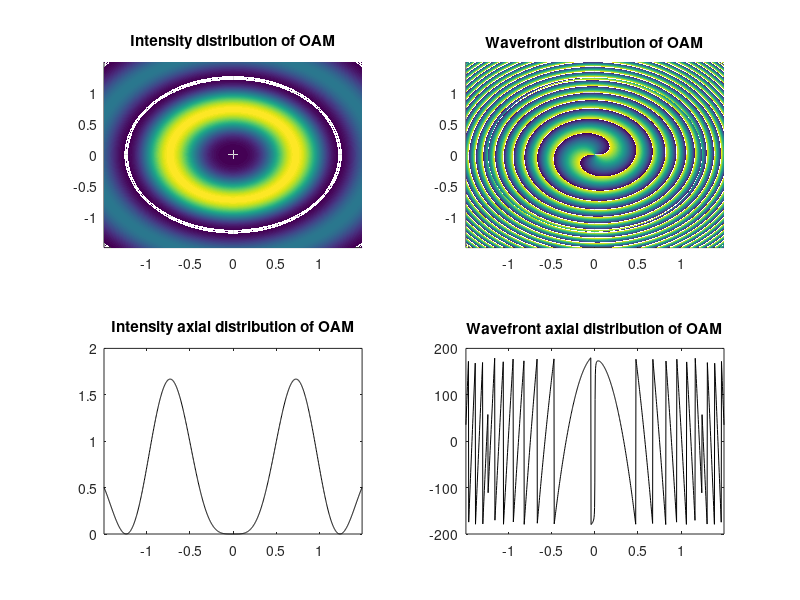

Here is the MATLAB script that generated this plot:
%% DEMO - Vortex wave generation based on multi ring circular array
%
% Description: 
%   1.产生模式数为2的OAM。
%
% History :
%   Yao - 2021.6.14 - v1.0
%       1.Create File

%%
clc;clear;close all;  

%% Parameters
c = 299792458;
f0 = 20e9;
lambda = c / f0 ;
k = 2.0 * pi / lambda; 

mode = 2;
elemNum = 20;
arrRadius = 5*lambda;

Z0 = 500*lambda;
obsRange = 100*lambda;
obsCount = 1024;

%% Coordinate System
X = linspace (-obsRange, obsRange, obsCount);
Y = linspace (-obsRange, obsRange, obsCount);

z = ones(length(Y),length(X)) * Z0;
[x,y] = meshgrid(X,Y);
[azimuth, elevation, radius] = cart2sph(x,y,z);   
elevation = pi/2 - elevation;

%% 
E = exp(-1i * k * radius)./radius...
        * elemNum * 1i^mode...
        .* besselj(mode,k*arrRadius*sin(elevation'))...
        .* exp(1i * mode * azimuth);
    
intensity = E.*conj(E);
phase = angle(E)/pi*180;

%%
figure(1);
subplot(221);surf(x,y,intensity);
xlim([min(X),max(X)]);ylim([min(Y),max(Y)]);
title('Intensity distribution of OAM');
shading interp;view(2);

subplot(222);surf(x,y,phase);
xlim([min(X),max(X)]);ylim([min(Y),max(Y)]);
title('Wavefront distribution of OAM');
shading interp;view(2);

subplot(223);plot(X,intensity(floor(obsCount/2),:),'k');
xlim([min(X),max(X)]);
title('Intensity axial distribution of OAM');

subplot(224);plot(X,phase(floor(obsCount/2),:),'k');
xlim([min(X),max(X)]);
title('Wavefront axial distribution of OAM');
